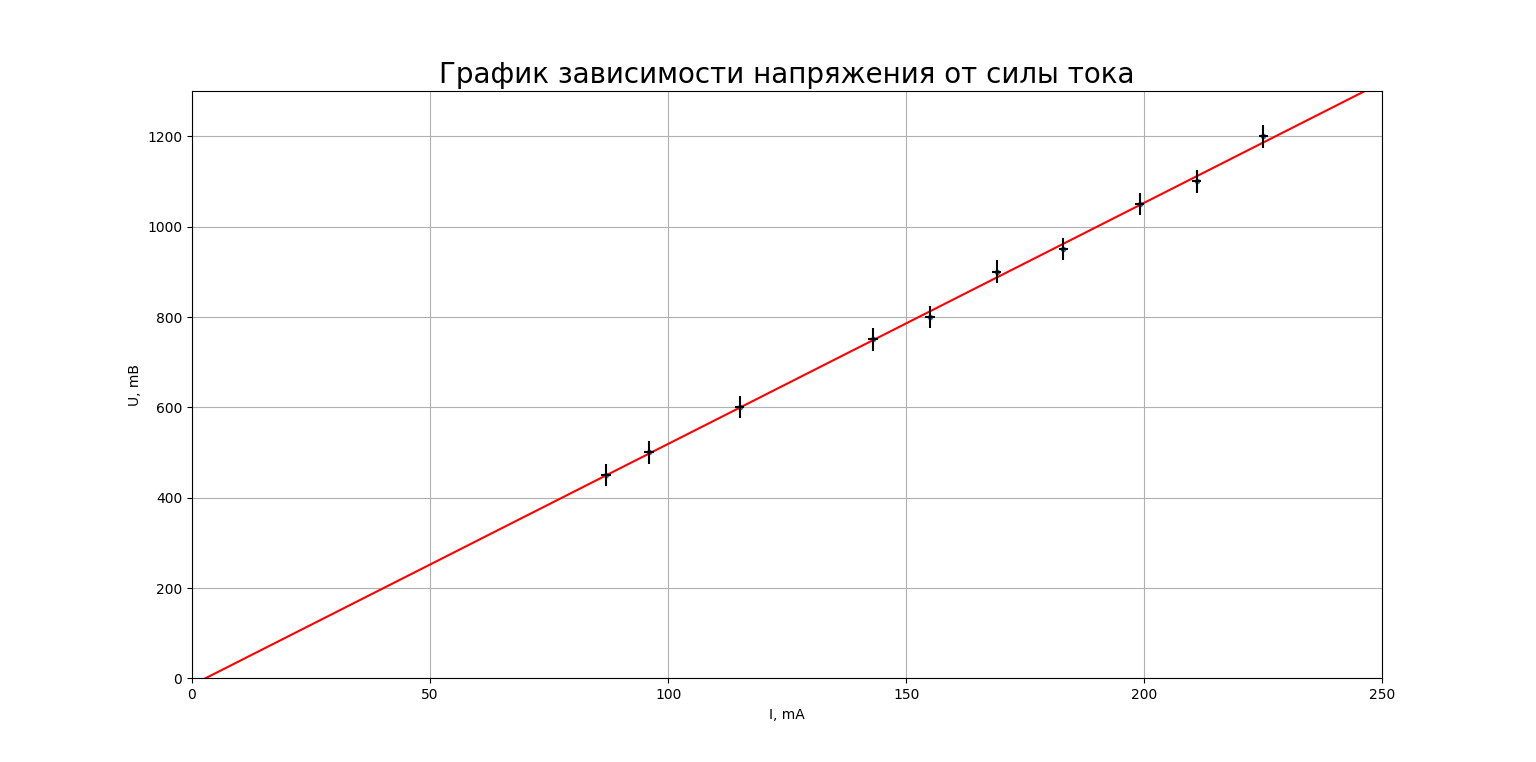

Recreate this plot in Python.
import matplotlib.pyplot as plt
import numpy as np
import pandas as pd

x1 = [225, 211, 199, 183, 169, 155, 143, 115, 96, 87]
y1 = [1200, 1100, 1050, 950, 900, 800, 750, 600, 500, 450]
divx = 1
divy = 25

fig = plt.figure(figsize = (16,9))
ax1 = fig.add_subplot(111)

x = [0, 250]

z = np.polyfit(x1,y1, 1)
p = np.poly1d(z)
b1 = p(x)
ax1.plot(x, b1, 'r')

ax1.set_xlim([0,250])
ax1.set_ylim([0,1300])

ax1.scatter(x1, y1, marker = '.')

ax1.errorbar(x1, y1, yerr=divy, xerr = divx, color = 'k', linestyle = 'None')

plt.title('График зависимости напряжения от силы тока', fontdict={'fontname': 'sans-serif', 'fontsize': 20})
plt.xlabel('I, mA')
plt.ylabel('U, mB')

ax1.grid()

plt.show()
